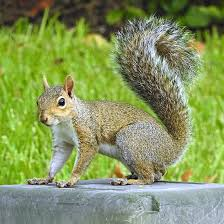
#> input picture indir.jpeg, 224 x 224 px
$ python main.py
#> lines starting #> are read from the running program, lines starting #| are printed output that depends on the picture
from PIL import Image

image_list=["indir.jpeg","indir2.jpeg","indir3.jpeg"]
image_list=[Image.open(image) for image in image_list]
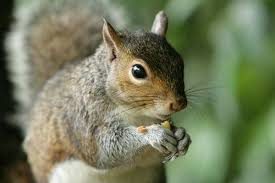
#> input picture indir2.jpeg, 275 x 183 px
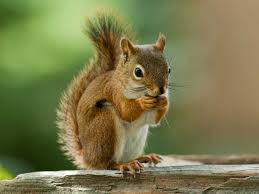
#> input picture indir3.jpeg, 259 x 194 px
#> image_list = 3 items
image_list[0].save("squirell.gif",save_all=True,append_images=image_list[1:],duration=1000)
